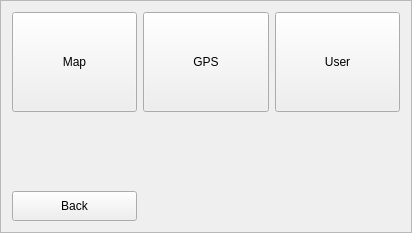
<?xml version="1.0" encoding="UTF-8"?>
<ui version="4.0">
 <class>OptionsWindow</class>
 <widget class="QFrame" name="OptionsWindow">
  <property name="geometry">
   <rect>
    <x>0</x>
    <y>0</y>
    <width>412</width>
    <height>233</height>
   </rect>
  </property>
  <property name="windowTitle">
   <string>Frame</string>
  </property>
  <property name="frameShape">
   <enum>QFrame::StyledPanel</enum>
  </property>
  <property name="frameShadow">
   <enum>QFrame::Raised</enum>
  </property>
  <layout class="QGridLayout" name="gridLayout">
   <item row="0" column="0">
    <widget class="QPushButton" name="mapButton">
     <property name="minimumSize">
      <size>
       <width>0</width>
       <height>100</height>
      </size>
     </property>
     <property name="text">
      <string>Map</string>
     </property>
    </widget>
   </item>
   <item row="0" column="1">
    <widget class="QPushButton" name="GPSButton">
     <property name="minimumSize">
      <size>
       <width>0</width>
       <height>100</height>
      </size>
     </property>
     <property name="text">
      <string>GPS</string>
     </property>
    </widget>
   </item>
   <item row="0" column="2">
    <widget class="QPushButton" name="userButton">
     <property name="minimumSize">
      <size>
       <width>0</width>
       <height>100</height>
      </size>
     </property>
     <property name="text">
      <string>User</string>
     </property>
    </widget>
   </item>
   <item row="1" column="0">
    <spacer name="verticalSpacer">
     <property name="orientation">
      <enum>Qt::Vertical</enum>
     </property>
     <property name="sizeHint" stdset="0">
      <size>
       <width>20</width>
       <height>40</height>
      </size>
     </property>
    </spacer>
   </item>
   <item row="2" column="0">
    <widget class="QPushButton" name="backButton">
     <property name="minimumSize">
      <size>
       <width>0</width>
       <height>30</height>
      </size>
     </property>
     <property name="text">
      <string>Back</string>
     </property>
    </widget>
   </item>
  </layout>
 </widget>
 <resources/>
 <connections/>
</ui>
